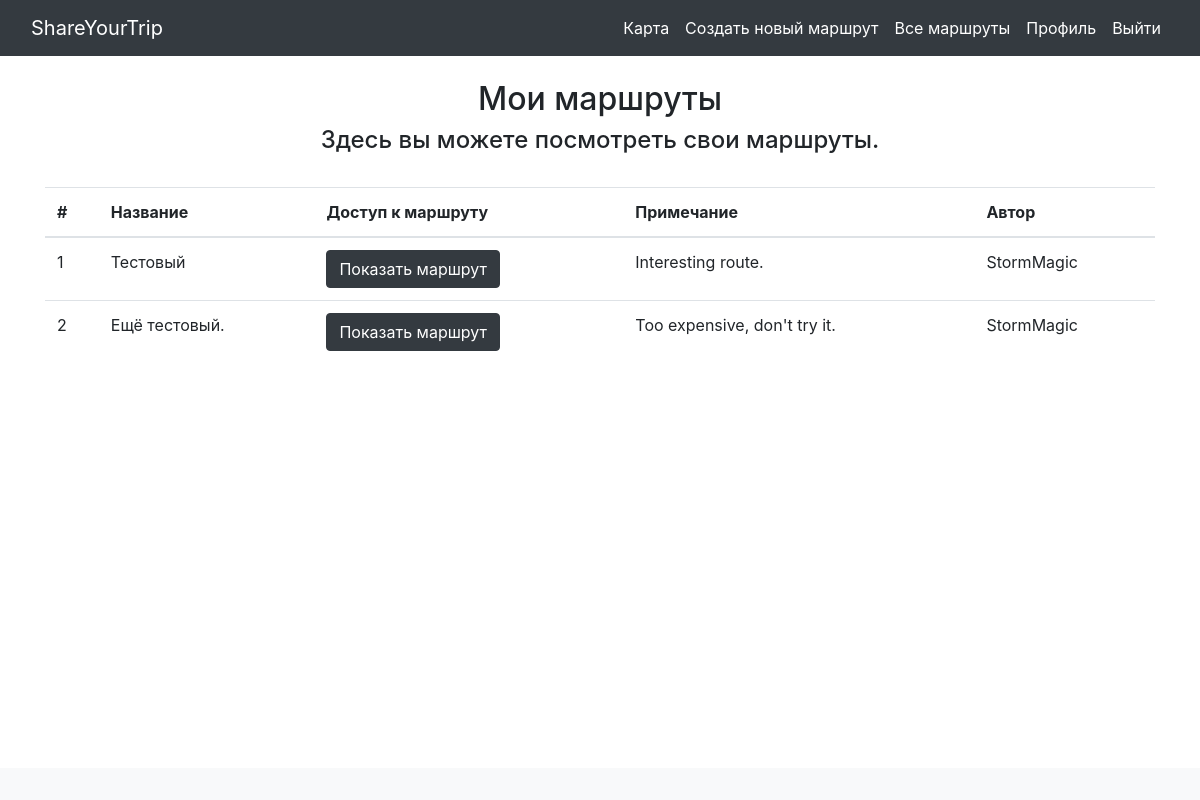
/my_routes/1 (signed in), run on an earlier commit of the app's database.
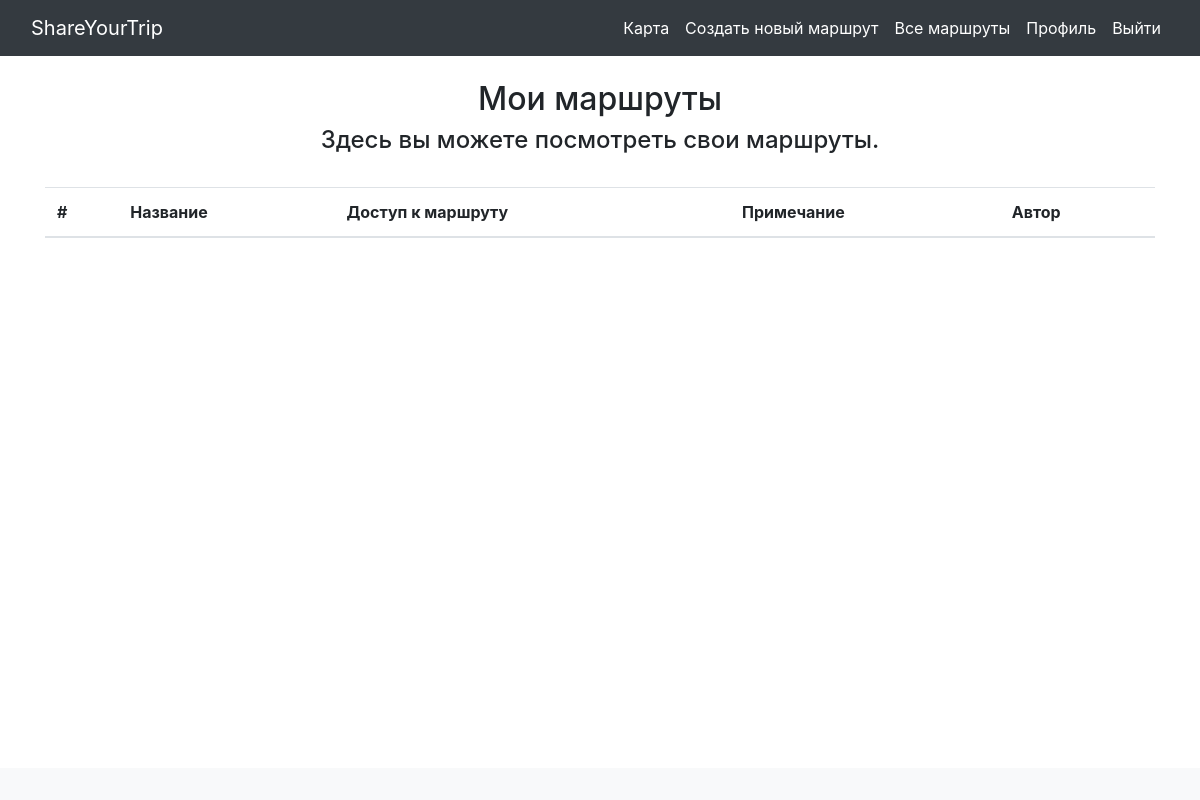
And on a later commit of the database.
### data/routes.py (models this page shows)
class Route(SqlAlchemyBase):
    __tablename__ = 'routes'
    id = sqlalchemy.Column(sqlalchemy.Integer, primary_key=True,
                                               autoincrement=True)
    name = sqlalchemy.Column(sqlalchemy.String)
    coordinates = sqlalchemy.Column(sqlalchemy.String)
    time_hours = sqlalchemy.Column(sqlalchemy.Float)
    budget = sqlalchemy.Column(sqlalchemy.Float)
    remarks = sqlalchemy.Column(sqlalchemy.String)
    author = sqlalchemy.Column(sqlalchemy.Integer, sqlalchemy.ForeignKey('users.id'))

### data/users.py (models this page shows, shortened)
class User(SqlAlchemyBase, UserMixin, SerializerMixin):
    __tablename__ = 'users'
    id = sqlalchemy.Column(sqlalchemy.Integer, nullable=False,
                                               primary_key=True,
                                               autoincrement=True)
    login = sqlalchemy.Column(sqlalchemy.String)
    hashed_password = sqlalchemy.Column(sqlalchemy.String)

### main.py (the view)
@login_required
@app.route("/my_routes/<int:id_author>")
def my_routes(id_author):
    db_sess = db_session.create_session()
    routes = db_sess.query(Route).filter(Route.author == id_author).all()
    return render_template("my_routes.html", title="Мои маршруты",
                           r=routes)

### data/db_session.py (called while the page is built)
def create_session() -> Session:
    global __factory
    return __factory()

### main.py (called while the page is built)
@login_manager.user_loader
def load_user(user_id):
    db_sess = db_session.create_session()
    return db_sess.query(User).get(user_id)

### templates/my_routes.html
{% extends 'base.html' %}
{% block content %}
<div class="container mt-4 mb-4">
    <h2 class="text-center">Мои маршруты</h2>
    <h4 class="text-center">Здесь вы можете посмотреть свои маршруты.</h4><br>
    <table class="table">
        <thead>
            <tr>
                <th scope="col">#</th>
                <th scope="col">Название</th>
                <th scope="col">Доступ к маршруту</th>
                <th scope="col">Примечание</th>
                <th scope="col">Автор</th>
            </tr>
        </thead>
        <tbody>
            {% for route in r %}
            <tr>
                <td>{{ route.id }}</td>
                <td>{{ route.name }}</td>
                <td><a class="btn btn-dark" href="/route/{{ route.id }}">Показать маршрут</a></td>
                <td>{{ route.remarks }}</td>
                <td>{{ current_user.login }}</td>
            </tr>
            {% endfor %}
        </tbody>
    </table>
</div>
{% endblock %}

What changed in the data, as far as the page shows it:
removed Route: id "1", name "Тестовый", remarks "Interesting route."
no longer on this page (row unchanged): User: login "StormMagic"
removed Route: id "2", name "Ещё тестовый.", remarks "Too expensive, don't try it."
